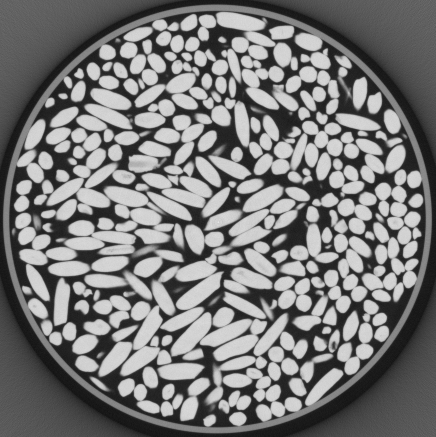
#> input picture src/content/posts/20150709-Orientation_correlations_among_rice_grains-05/rice-bin_4x4x4-099.tif, 436 x 437 px
$ python otsu_one_slice.py   (older library calls are emulated)
#> lines starting #> are read from the running program, lines starting #| are printed output that depends on the picture; after the words box and inside, x2 and y2 are one past the last pixel; in counts of white or black regions, pixels touching at a corner belong together
import os.path

import numpy as np
import matplotlib.pyplot as plt

from scipy.optimize import curve_fit
from skimage.draw import circle
from skimage.filters import threshold_otsu
from skimage.io import imread, imsave, imshow
from skimage.util import img_as_ubyte

def gaussian_mixture(x, mu0, sig0, w0, mu1, sig1, w1):
    return (w0*np.exp(-((x-mu0)/sig0)**2/2)+
            w1*np.exp(-((x-mu1)/sig1)**2/2))

if __name__ == '__main__':
    name = os.path.join('.', 'rice-bin_4x4x4-099.tif')
    img = imread(name)
#> img is the input picture: shape (437, 436); min 19, max 228, mean 122.1
    rows, cols = circle(219, 217, 208)

    t = threshold_otsu(img)
#> t = 127
    print(t)
#| 127
    t = threshold_otsu(img[rows, cols])
#> t = 126
    print(t)
#| 126
    mask = np.zeros_like(img, dtype=np.bool)
    mask[rows, cols] = True
    binary = np.logical_and(img > t, mask)
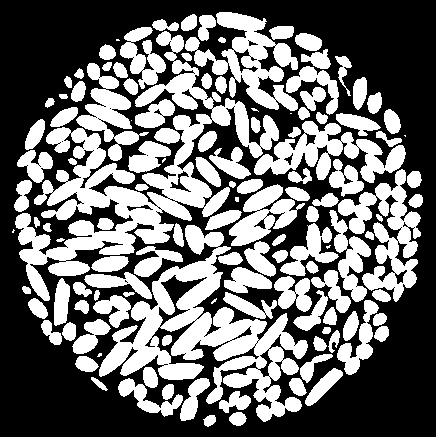
#> binary: shape (437, 436) bool; 43% white; 127 white regions (11 under 20 px), largest, box (x1, y1, x2, y2) and area: (15, 31, 279, 301) 16428, (99, 225, 308, 422) 13149, (185, 12, 298, 111) 4332
    imsave(os.path.join('.', 'rice-bin_4x4x4-otsu-099.png'),
           img_as_ubyte(binary))

    fig = plt.figure(figsize=(3, 1))
    h, bins, patches = plt.hist(img[rows, cols], bins=256, range=(0, 256))
#> h = 256 values, max 8054 at index 209, min 0 at index 0, mean 530.7; bins = 257 values from 0 to 256; patches = 256 items
    ax, = fig.get_axes()
    ax.set_xlabel('Gray value')
    ax.set_ylabel('Pixel count')
    ax.set_xlim(0, 250)
    plt.savefig('hist.svg', transparent=True)
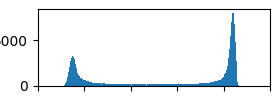
#> figure drawn by matplotlib, 1 panel; tallest bar 8054 high, from x = 209 to 210

    popt, pcov = curve_fit(xdata=bins[:-1], ydata=h, f=gaussian_mixture,
                           p0=[37, 1, 1, 210, 1, 1])
#> popt = [37.98, 4.41, 3051.8, 209.1, 2.91, 7849.6]; pcov = [[0.0508, -3.41e-09, 2.3e-06, 9.46e-33, -9.22e-34, 3.73e-30], [-3.41e-09, 0.0508, -17.56, -7.53e-32, 8.08e-33, -3.27e-29], [2.3e-06, -17.56, 18218.8, 2.58e-29, -7.6e-31, 3.08e-27], [9.46e-33, -7.53e-32, 2.58e-29, 0.00506, -2.72e-09, 7.34e-06], [-9.22e-34, 8.08e-33, -7.6e-31, -2.72e-09, 0.00506, -6.83], [3.73e-30, -3.27e-29, 3.08e-27, 7.34e-06, -6.83, 27647.9]]
